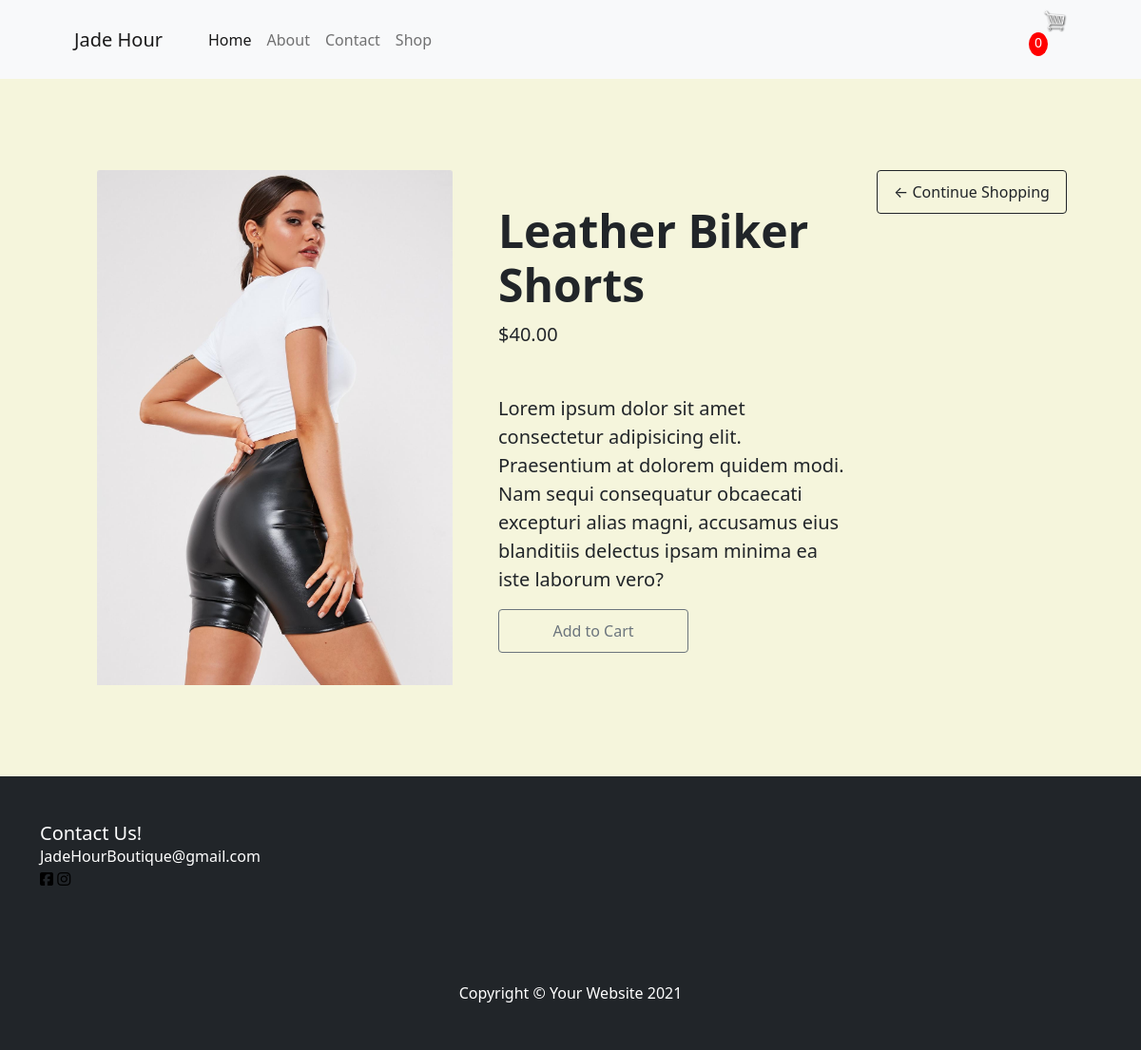
The app's page /product/4 with its own data.
### JadeHourApp/models.py (models this page shows, shortened)
class Product(models.Model):
    name = models.CharField(max_length=45)
    price = models.DecimalField(max_digits=5, decimal_places=2)
    image = models.ImageField(null=True)

### JadeHourApp/views.py (the view)
# urls.py: path('product', views.product),
def product(request, product_id):
    data = cartData(request)
    cartItems = data['cartItems']
    one_product = Product.objects.get(id=product_id)
    products = Product.objects.all()
    context = {'product': one_product, 'products':products, 'cartItems': cartItems}
    return render(request, 'product.html', context)

### JadeHourApp/utils.py (called while the page is built, shortened)
def cookieCart(request):
    try:
        cart = json.loads(request.COOKIES['cart'])
    except:
        cart = {}
    print('Cart:', cart)
    items = []
    order = {'get_cart_total': 0, 'get_cart_items': 0, 'shipping': False}
    cartItems = order['get_cart_items']
    return {'cartItems': cartItems, 'order': order, 'items': items}

def cartData(request):
    if request.user.is_authenticated:
        customer = request.user.customer
        order, created = Order.objects.get_or_create(customer=customer, complete= False)
        items = order.orderitem_set.all()
        cartItems = order.get_cart_items
    else:
        cookieData = cookieCart(request)
        cartItems = cookieData['cartItems']
        order = cookieData['order']
        items = cookieData['items']
    return {'items': items, 'order': order, 'cartItems': cartItems}

### JadeHourApp/templates/product.html (shortened to what this page needs)
<!DOCTYPE html>
<html lang="en">
    <head>
        <link href="https://cdn.jsdelivr.net/npm/bootstrap-icons@1.5.0/font/bootstrap-icons.css" rel="stylesheet" />
        {% load static %}
        <link rel="stylesheet" href="{% static 'css/product.css' %}">
    </head>
    <body>
        <nav class="navbar navbar-expand-lg navbar-light bg-light">
            <div class="container px-4 px-lg-5">
                <a class="navbar-brand" href="/">Jade Hour</a>
                <div class="collapse navbar-collapse" id="navbarSupportedContent">
                    <ul class="navbar-nav me-auto mb-2 mb-lg-0 ms-lg-4">
                        <li class="nav-item"><a class="nav-link active" aria-current="page" href="/">Home</a></li>
                        <li class="nav-item"><a class="nav-link" href="/about">About</a></li>
                        <li class="nav-item"><a class="nav-link" href="/contact">Contact</a></li>
                        <li class="nav-item"><a class="nav-link" href="/shop">Shop</a></li>
                    </ul>
                    <div class="form-inline my-2 my-lg-0">
                        <a class="cart-button" href="/cart">
                            <img id="cart-icon" src="{% static 'img/cart.png' %}"> <p id="cart-total">{{cartItems}}</p>
                        </a>
                    </div>
                </div>
            </div>
        </nav>
        <div id="container">
            <section class="py-5">
                <div class="container px-4 px-lg-5 my-5">
                    <a class="btn btn-outline-dark" href="/shop">&#x2190; Continue Shopping</a>
                    <div class="row gx-4 gx-lg-5 align-items-center">
                        <div class="col-md-6"><img class="card-img-top mb-5 mb-md-0" src="{{product.image.url}}"></img></div>
                        <div class="col-md-6">
                            <h1 class="display-5 fw-bolder">{{product.name}}</h1>
                            <div class="fs-5 mb-5">
                                <span>${{product.price}}</span>
                            </div>
                            <p class="lead">Lorem ipsum dolor sit amet consectetur adipisicing elit. Praesentium at dolorem quidem modi. Nam sequi consequatur obcaecati excepturi alias magni, accusamus eius blanditiis delectus ipsam minima ea iste laborum vero?</p>
                            <div class="d-flex">
                                <button data-product={{product.id}} data-action="add" class="btn btn-outline-secondary add-btn update-cart">Add to Cart</button>
                            </div>
                        </div>
                    </div>
                </div>
            </section>
        </div>
        <footer class="py-5 bg-dark">
            <div class="container">
                <h5 class="m-0 text-left text-white">Contact Us!</h5>
                <p class="m-0 text-left text-white">JadeHourBoutique@gmail.com</p>
                <a href="https://www.facebook.com/topxero.yuttapibool/"><i class="fab fa-facebook-square"></i></a>
                <a href="https://www.instagram.com/accounts/login/#"><i class="fab fa-instagram"></i></a>
            </div>
        </footer>
        <footer class="py-5 bg-dark">
            <div class="container"><p class="m-0 text-center text-white">Copyright &copy; Your Website 2021</p></div>
        </footer>
    </body>
</html>

### records on screen
Product: image (picture), name "Leather Biker Shorts", price "40.00"

### other values on screen
{{ cartItems }} "0"
